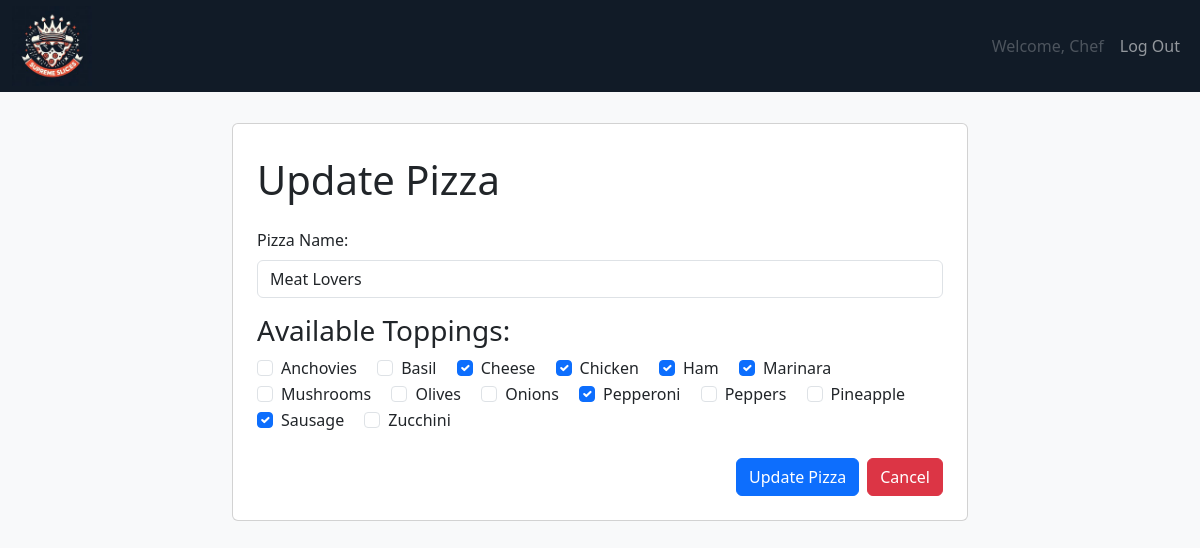
/chef/update_pizza/3/ (signed in), run on the app's committed database.
### Owner/models.py (models this page shows, shortened)
class Pizza(models.Model):
    name = models.CharField(max_length=100, unique=True, blank=False, null=False, db_index=True)
    toppings = models.ManyToManyField(Topping)  # Many-to-many relationship with Topping model
    class Meta:
        ordering = [Lower('name')]  # Case-insensitive ordering

class Topping(models.Model):
    name = models.CharField(max_length=100, unique=True, blank=False, null=False, db_index=True)
    class Meta:
        ordering = [Lower('name')]  # Case-insensitive ordering

### Chef/decorators.py (the view)
    def wrapped_view(request, *args, **kwargs):
        if request.user.is_authenticated and request.user.username == 'Chef':
            return view_func(request, *args, **kwargs)
        else:
            return HttpResponseForbidden("You don't have permission to access this page.")

### Chef/forms.py (shortened to what this page needs)
class PizzaForm(forms.ModelForm):
    class Meta:
        model = Pizza
        fields = ['name', 'toppings']
        widgets = {
            'toppings': forms.CheckboxSelectMultiple # Use checkboxes for selecting toppings
        }

### Chef/views.py (called while the page is built)
@chef_required
def update_pizza(request, pizza_id):
    pizza = get_object_or_404(Pizza, pk=pizza_id)
    available_toppings = Topping.objects.order_by('name')
    selected_toppings = pizza.toppings.all()
    if request.method == 'POST':
        form = PizzaForm(request.POST, instance=pizza)
        if form.is_valid():
            form.save()
            return redirect('chef_dashboard')
    else:
        form = PizzaForm(instance=pizza)
    context = {
        'pizza': pizza,
        'form': form,
        'available_toppings': available_toppings,
        'selected_toppings': selected_toppings,
    }
    return render(request, 'update_pizza.html', context)

### Chef/templates/update_pizza.html (shortened to what this page needs)
<!DOCTYPE html>
<html lang="en">
{% load bootstrap5 %}
{% bootstrap_css %}
{% load static %}
<head>
    <link href="https://cdn.jsdelivr.net/npm/bootstrap@5.3.0-alpha1/dist/css/bootstrap.min.css" rel="stylesheet">
    <link rel="stylesheet" type="text/css" href="{% static 'css/update_pizza.css' %}">
</head>
<body>
    {% block content %}
    <nav class="navbar navbar-expand-lg navbar-dark fixed-top">
        <div class="container-fluid">
            <a class="navbar-brand me-auto" href="#">
                <img src="{% static 'images/supreme_slices_logo.png' %}"  alt="Supreme Slices logo of a pizza with a crown and sunglasses" width="80" height="80">
            </a>
            <div class="collapse navbar-collapse" id="navbarNav">
                <ul class="navbar-nav ms-auto">
                    <li class="nav-item">
                       <a class="nav-link disabled" href="#" tabindex="-1" aria-disabled="true">Welcome, Chef</a>
                    </li>
                    <li class="nav-item">
                        <a class="nav-link" href="{% url 'logout' %}">Log Out</a>
                    </li>
                </ul>
            </div>
        </div>
    </nav>
    <div class="container mt-5">
        <div class="row justify-content-center">
            <div class="col-md-8">
                <div class="card p-4">
                    <h1 class="card-title mt-2 mb-4">Update Pizza</h1>
                    <form method="post">
                        <div class="mb-3">
                            <label for="id_name" class="form-label">Pizza Name:</label>
                            <input type="text" id="id_name" name="name" value="{{ pizza.name }}" class="form-control">
                        </div>
                        <h3>Available Toppings:</h3>
                        <div class="mb-3">
                            {% for topping in available_toppings %}
                            <div class="form-check form-check-inline">
                                <input type="checkbox" id="topping_{{ topping.id }}" name="toppings" value="{{ topping.id }}" class="form-check-input" {% if topping in selected_toppings %} checked {% endif %}>
                                <label for="topping_{{ topping.id }}" class="form-check-label">{{ topping.name }}</label>
                            </div>
                            {% endfor %}
                        </div>
                        <div class="button-container mt-4 d-flex justify-content-end">
                            <button type="submit" class="btn btn-primary me-2">Update Pizza</button>
                            <a href="{% url 'chef_dashboard' %}" class="btn btn-danger">Cancel</a>
                        </div>
                    </form>
                </div>
            </div>
        </div>
    </div>
</body>
{% endblock %}
</html>

### static/css/update_pizza.css (style rules this page uses)
body { background-color: #f8f9fa; }
.navbar { background-color: #111B27; padding-top: 1px; padding-bottom: 1px; }
.navbar-brand { color: #fff; }
.container { margin-top: 50px; padding-top: 75px; }
.card { padding: 20px; }

### data on the page
Pizza: name "Meat Lovers"
Topping: name "Anchovies"
Topping: name "Basil"
Topping: toppings "☑", name "Cheese"
Topping: toppings "☑", name "Chicken"
Topping: toppings "☑", name "Ham"
Topping: toppings "☑", name "Marinara"
Topping: name "Mushrooms"
Topping: name "Olives"
Topping: name "Onions"
Topping: toppings "☑", name "Pepperoni"
Topping: name "Peppers"
Topping: name "Pineapple"
Topping: toppings "☑", name "Sausage"
Topping: name "Zucchini"
